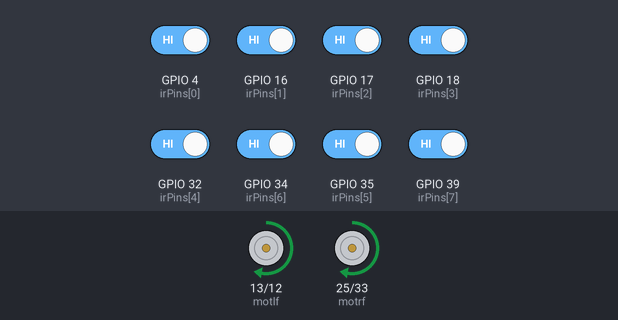
This program was run on a simulated ESP32. Shown: motor-driver pin pairs drawn as motors (green arrow = first pin HIGH = forward, orange = second pin HIGH = backward, longer = more drive). Inputs (shaded band) come from the test bench; at power-on: GPIO 4 (irPins[0]), GPIO 16 (irPins[1]), GPIO 17 (irPins[2]), GPIO 18 (irPins[3]), GPIO 32 (irPins[4]), GPIO 34 (irPins[6]), GPIO 35 (irPins[5]), GPIO 39 (irPins[7]) HIGH.

Above: at 1.2 s.
1.3 s: GPIO 4 (irPins[0]) driven LOW
At 1.9 s:
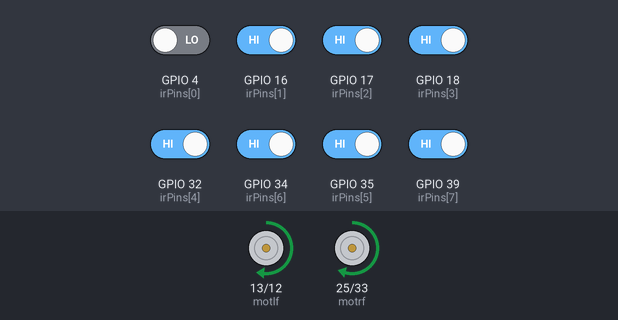
2.8 s: GPIO 16 (irPins[1]) driven LOW
At 4.0 s:
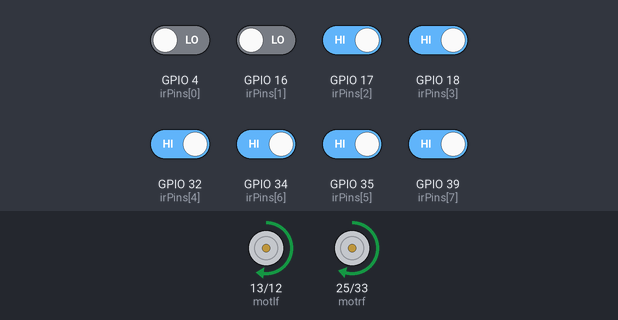
4.3 s: GPIO 18 (irPins[3]) driven LOW
At 5.3 s:
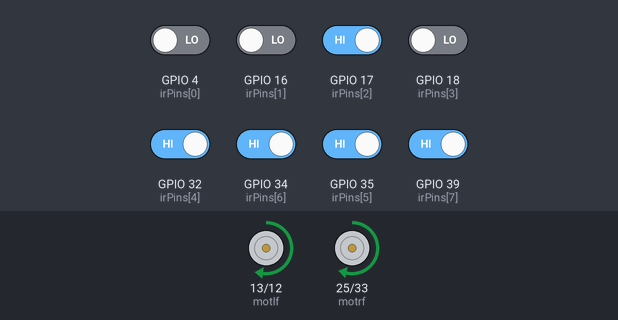
5.8 s: GPIO 32 (irPins[4]) driven LOW
At 6.3 s:
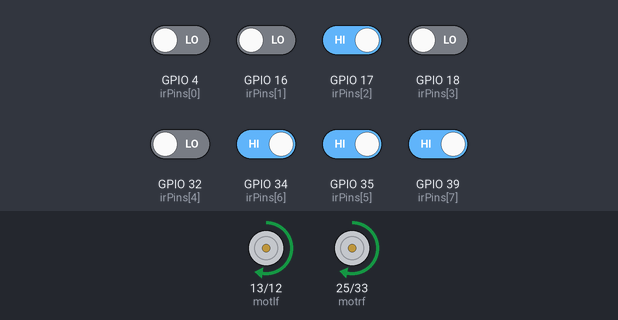
7.3 s: GPIO 34 (irPins[6]) driven LOW
At 7.6 s:
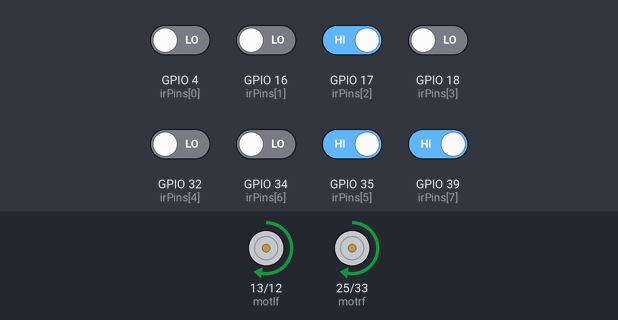
Timing chart, 0 to 9.8 s (numbered marks = the images above; inputs shaded):
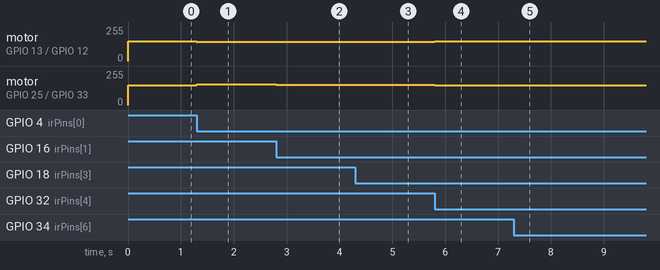

Measured:
- after the input at 1.3 s, motor on GPIO 13 (motlf) / GPIO 12 (motlb): forward 149/255 → forward 143/255 at once; motor on GPIO 25 (motrf) / GPIO 33 (motrb): forward 149/255 → forward 155/255 at once
- after the input at 2.8 s, motor on GPIO 13 (motlf) / GPIO 12 (motlb): forward 143/255 → forward 144/255 at once; motor on GPIO 25 (motrf) / GPIO 33 (motrb): forward 155/255 → forward 153/255 at once
- after the input at 4.3 s, motor on GPIO 13 (motlf) / GPIO 12 (motlb): forward 144/255 → forward 146/255 at once; motor on GPIO 25 (motrf) / GPIO 33 (motrb): forward 153/255 → forward 152/255 at once
- after the input at 5.8 s, motor on GPIO 13 (motlf) / GPIO 12 (motlb): forward 146/255 → forward 147/255 at once; motor on GPIO 25 (motrf) / GPIO 33 (motrb): forward 152/255 → forward 150/255 at once
- after the input at 7.3 s, motor on GPIO 13 (motlf) / GPIO 12 (motlb): forward 147/255 → forward 149/255 at once; motor on GPIO 25 (motrf) / GPIO 33 (motrb): forward 150/255 → forward 149/255 at once

The program:

main.cpp
```cpp
#include <Arduino.h>
#include <motorinit.h>

const int irPins[8] = {4, 16, 17, 18, 32, 35, 34, 39}; // Adjust according to your setup

// Motor pins

// PID constants
float Kp = 1.5;
float Ki = 0.00;
float Kd = 0.01;

// PID variables
float error = 0;
float previousError = 0;
float integral = 0;
float derivative = 0;

// Base motor speed
int baseSpeed = 150;
int maxSpeed = 255;
int minSpeed = 0;

// Line tracking variables
int sensorWeight[8] = {-4, -3, -2, -1, 1, 2, 3, 4}; // Position weights for each sensor
int lastPosition = 0;
int readLinePosition();
void setup() {
  InitMot();

   Serial.begin(115200);

  // Initialize sensor pins
  for (int i = 0; i < 8; i++) {
    pinMode(irPins[i], INPUT);
  }
}

void loop() {
  int position = readLinePosition();

  // PID control
  error = position;
  integral += error;
  derivative = error - previousError;
  float correction = (Kp * error) + (Ki * integral) + (Kd * derivative);

  // Motor speed adjustments
  int leftSpeed = baseSpeed - correction;
  int rightSpeed = baseSpeed + correction;

  // Set motor speeds
  if(leftSpeed > maxSpeed) leftSpeed = maxSpeed;
  if(leftSpeed < minSpeed) leftSpeed = minSpeed;
  if(rightSpeed > maxSpeed) rightSpeed = maxSpeed;
  if(rightSpeed < minSpeed) rightSpeed = minSpeed;
  if(leftSpeed > 0){
    leftmotforward(leftSpeed);
  }else{
    leftmotbackward(abs(leftSpeed));
  }

  if(rightSpeed > 0){
    rightmotforward(rightSpeed);
  }else{
    rightmotbackward(abs(rightSpeed));
  }

  previousError = error;

  delay(10); // Adjust as necessary for smoother control

}

int readLinePosition() {
  int weightedSum = 0;
  int activeSensorCount = 0;

  for (int i = 0; i < 8; i++) {
    int sensorValue = digitalRead(irPins[i]);
    if (sensorValue == LOW) { // Assuming LOW when on line
      weightedSum += sensorWeight[i];
      activeSensorCount++;
    }
  }

  // Return weighted average if any sensor is active, else return last position
  return (activeSensorCount > 0) ? (weightedSum / activeSensorCount) : lastPosition;
}
```

motorinit.h
```cpp
#pragma once
#include <Arduino.h>
#define motlf 13 // motor pins
#define motlb 12
#define motrf 25
#define motrb 33

const int freqm = 4000; // motor pwm frequency
const int mrfc = 4;     // Motor Right Forward Channel (mrfc)
const int mrbc = 5;     // Motor Right Backward Channel (mrbc)
const int mlfc = 6;     // Motor Left Forward Channel (mlfc)
const int mlbc = 7;     //
const int mpwmr = 8;    // motor pwm resolution(8bit)

void InitMot()
{
    ledcSetup(mrfc, freqm, mpwmr); // pwm channel and frequency and resolution setup
    ledcSetup(mrbc, freqm, mpwmr);
    ledcSetup(mlfc, freqm, mpwmr);
    ledcSetup(mlbc, freqm, mpwmr);
    ledcAttachPin(motrf, mrfc); // attach motor pins pwm channels
    ledcAttachPin(motrb, mrbc);
    ledcAttachPin(motlf, mlfc);
    ledcAttachPin(motlb, mlbc);
    ledcWrite(mrfc, 0); // write all pwmm channel 0
    ledcWrite(mrbc, 0);
    ledcWrite(mlfc, 0);
    ledcWrite(mlbc, 0);

}
void StopMot()
{
    ledcWrite(mrfc, 0); // write all pwmm channel 0
    ledcWrite(mrbc, 0);
    ledcWrite(mlfc, 0);
    ledcWrite(mlbc, 0);
}
void fd(int spd)
{
    ledcWrite(mrfc, spd); // write all pwmm channel 0
    ledcWrite(mrbc, 0);
    ledcWrite(mlfc, spd);
    ledcWrite(mlbc, 0);
}
void bk(int spd)
{
    ledcWrite(mrfc, 0); // write all pwmm channel 0
    ledcWrite(mrbc, spd);
    ledcWrite(mlfc, 0);
    ledcWrite(mlbc, spd);
}
void rt(int spd)
{
    ledcWrite(mrfc, spd); // write all pwmm channel 0
    ledcWrite(mrbc, 0);
    ledcWrite(mlfc, 0);
    ledcWrite(mlbc, spd);
}
void lt(int spd)
{
    ledcWrite(mrfc, 0); // write all pwmm channel 0
    ledcWrite(mrbc, spd);
    ledcWrite(mlfc, spd);
    ledcWrite(mlbc, 0);
}
void leftmotforward(int spd)
{
    ledcWrite(mrfc, spd); // write all pwmm channel 0
    ledcWrite(mrbc, 0);
}
void rightmotforward(int spd)
{
    ledcWrite(mlfc, spd); // write all pwmm channel 0
    ledcWrite(mlbc, 0);
}
void leftmotbackward(int spd)
{
    ledcWrite(mrfc, 0); // write all pwmm channel 0
    ledcWrite(mrbc, spd);
}
void rightmotbackward(int spd)

{
    ledcWrite(mlfc, 0); // write all pwmm channel 0
    ledcWrite(mlbc, spd);
}
```
